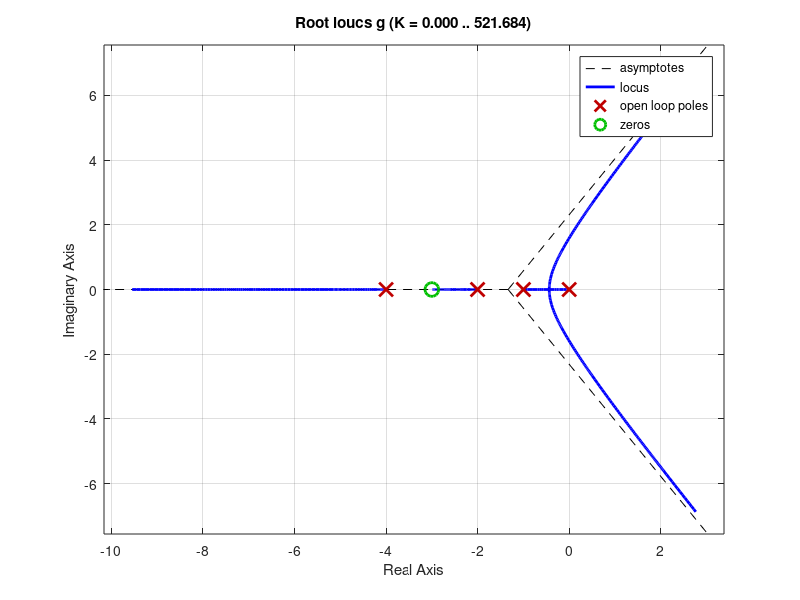

Source code (MATLAB):
% LGR exemplificado em sala
clc, clear all, close all

%%
% g = (s+3)/(s*(s+1)*(s+2)*(s+4));
numh = [poly([-3])];
demh = [poly([0 -1 -2 -4])];
g = tf(numh,demh)
rlocus(g)
saveas(gcf,'fig-LGR-E01-sala-20250630.png')
